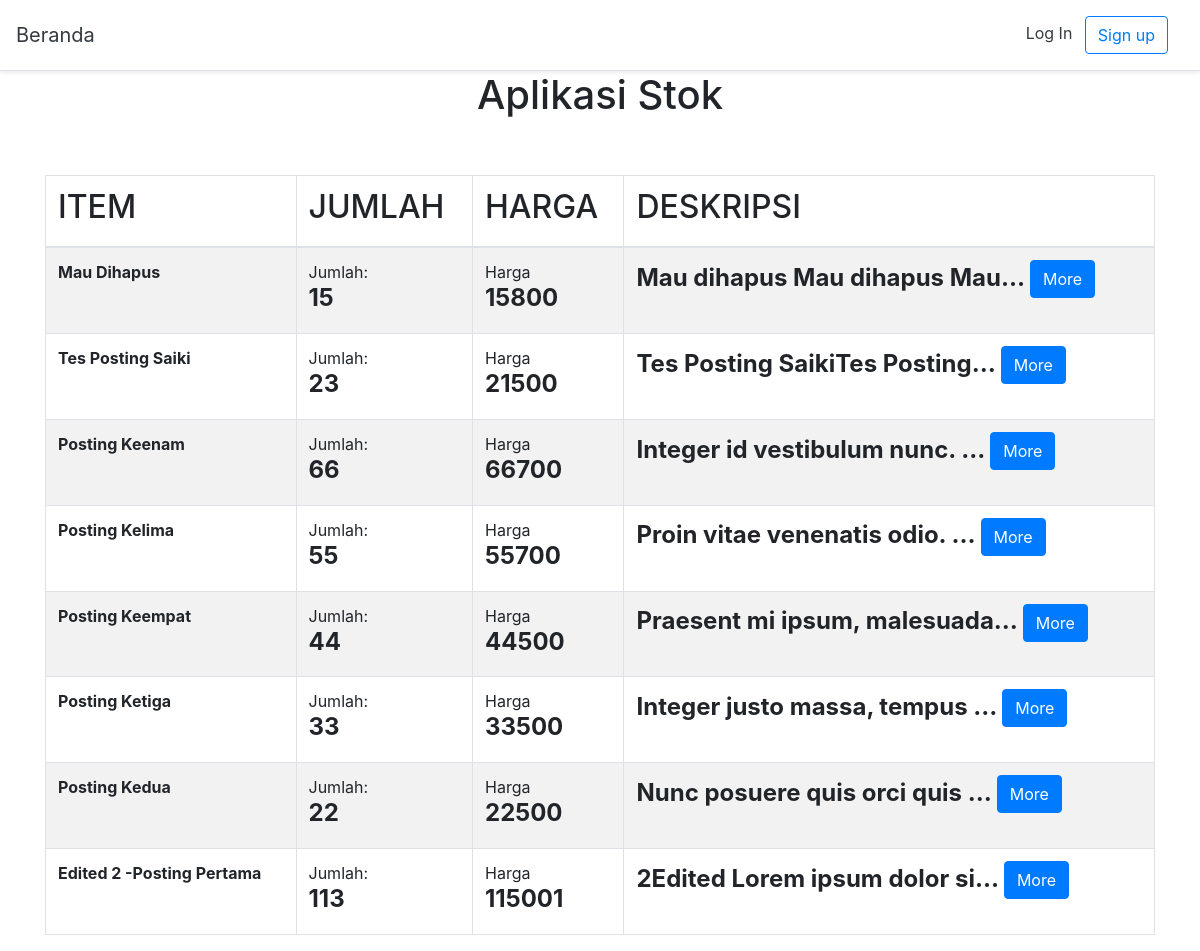
The page / on the database its author committed.
### stock/models.py (models this page shows, shortened)
class Stock(models.Model):
    title = models.CharField(max_length=155)
    date = models.DateField()
    description = models.TextField(max_length=1555)
    jumlah = models.IntegerField(null=True, blank=True)
    harga = models.IntegerField(null=True, blank=True)

### stock/views.py (the view)
# urls.py: path('', index, name='index'),
def index(request):
    context = {
        'stocks': Stock.objects.all().order_by('-pk')
    }
    return render(request, 'stock/index.html', context)

### templates/stock/index.html (shortened to what this page needs)
{% extends 'base.html' %}
{% block content %}
<center><h1>Aplikasi Stok</h1></center>
<div class="container">
  <div class="row">
      <div class="col-md-12">
          <table class="table table-bordered table-striped">
              <thead>
                      <tr>
                          <th><h2>ITEM</h2></th>
                          <th><h2>JUMLAH</th></h2>
                          <th><h2>HARGA</th></h2>
                          <th><h2>DESKRIPSI</th></h2>
                      </tr>
                      <br>
                      <br>
                  <tbody>
                      {% for stock in stocks %}
                      <tr>
                          <td><strong>{{ stock.title }}</strong></td>
                          <td>Jumlah: <h4><b>{{ stock.jumlah }}</h4></b></td>
                          <td>Harga  <h4><b>{{ stock.harga }}</h4></b></td>
                          <td><h4><b>{{ stock.description|truncatechars:29 }}
                            <a href="{% url 'detailstock' stock.pk %}" class="btn btn-primary">More</a>
                          </h4></b></td>
                      </tr>
                      {% endfor %}
                  </tbody>
              </thead>
          </table>
      </div>
  </div>
</div>
{% endblock %}

### rows shown on the page
Stock: title "Mau Dihapus", jumlah "15", harga "15800", description "Mau dihapus Mau dihapus Mau…"
Stock: title "Tes Posting Saiki", jumlah "23", harga "21500", description "Tes Posting SaikiTes Posting…"
Stock: title "Posting Keenam", jumlah "66", harga "66700", description "Integer id vestibulum nunc. …"
Stock: title "Posting Kelima", jumlah "55", harga "55700", description "Proin vitae venenatis odio. …"
Stock: title "Posting Keempat", jumlah "44", harga "44500", description "Praesent mi ipsum, malesuada…"
Stock: title "Posting Ketiga", jumlah "33", harga "33500", description "Integer justo massa, tempus …"
Stock: title "Posting Kedua", jumlah "22", harga "22500", description "Nunc posuere quis orci quis …"
Stock: title "Edited 2 -Posting Pertama", jumlah "113", harga "115001", description "2Edited Lorem ipsum dolor si…"
